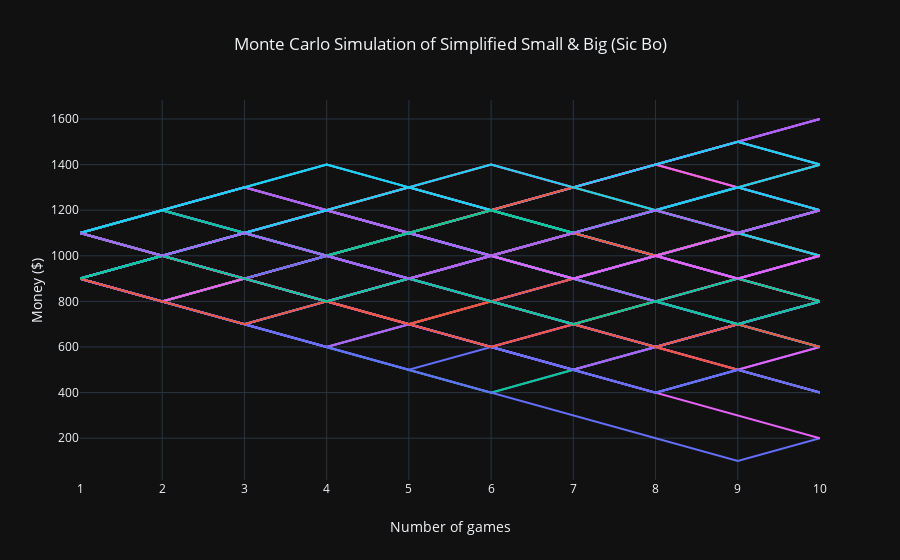

The notebook cell this image was saved under:
### Code cell
pyo.iplot(go.Figure(data, layout),config={'displayModeBar': False})

### Figure 1 — Plotly figure (JSON) as saved in the notebook; plotly's stock layout.template omitted (floating-point values rounded to 4 significant figures)
{"data": [{"hoverinfo": "none", "mode": "lines", "type": "scatter", "uid": "f528d824-d3c6-4851-ba7d-b95da05589d4", "x": [1, 2, 3, 4, 5, 6, 7, 8, 9, 10], "y": [900, 800, 700, 800, 700, 600, 700, 800, 700, 800]}, {"hoverinfo": "none", "mode": "lines", "type": "scatter", "uid": "dcd23c49-72d4-4fb4-94b3-f4ed46e02b30", "x": [1, 2, 3, 4, 5, 6, 7, 8, 9, 10], "y": [900, 800, 900, 800, 900, 1000, 900, 1000, 1100, 1200]}, {"hoverinfo": "none", "mode": "lines", "type": "scatter", "uid": "e967dff5-62f2-4b8e-8388-dbe65a2c6a61", "x": [1, 2, 3, 4, 5, 6, 7, 8, 9, 10], "y": [900, 800, 700, 600, 700, 800, 700, 600, 700, 600]}, {"hoverinfo": "none", "mode": "lines", "type": "scatter", "uid": "099c2049-6516-42e7-8dcf-94d175e115a7", "x": [1, 2, 3, 4, 5, 6, 7, 8, 9, 10], "y": [1100, 1000, 1100, 1000, 900, 800, 900, 1000, 1100, 1000]}, {"hoverinfo": "none", "mode": "lines", "type": "scatter", "uid": "16212441-dd69-4ad3-a369-2d7f1f7acc6a", "x": [1, 2, 3, 4, 5, 6, 7, 8, 9, 10], "y": [900, 800, 900, 1000, 1100, 1200, 1300, 1400, 1500, 1400]}, {"hoverinfo": "none", "mode": "lines", "type": "scatter", "uid": "4824b062-5946-4bbc-9ff6-35375c208cda", "x": [1, 2, 3, 4, 5, 6, 7, 8, 9, 10], "y": [1100, 1200, 1300, 1200, 1100, 1200, 1300, 1400, 1500, 1600]}, {"hoverinfo": "none", "mode": "lines", "type": "scatter", "uid": "f264513a-9bf1-4ed2-920d-536e19fc4cf5", "x": [1, 2, 3, 4, 5, 6, 7, 8, 9, 10], "y": [900, 1000, 900, 800, 900, 1000, 900, 1000, 1100, 1200]}, {"hoverinfo": "none", "mode": "lines", "type": "scatter", "uid": "56b64832-e128-45c0-b7aa-bd098ab4eff4", "x": [1, 2, 3, 4, 5, 6, 7, 8, 9, 10], "y": [1100, 1200, 1100, 1200, 1300, 1400, 1300, 1400, 1300, 1200]}, {"hoverinfo": "none", "mode": "lines", "type": "scatter", "uid": "47d4eb9f-ae44-41f3-bc06-d8b994be9c35", "x": [1, 2, 3, 4, 5, 6, 7, 8, 9, 10], "y": [900, 1000, 900, 800, 900, 800, 700, 600, 700, 800]}, {"hoverinfo": "none", "mode": "lines", "type": "scatter", "uid": "db30c845-9533-4108-a33d-3efde611070a", "x": [1, 2, 3, 4, 5, 6, 7, 8, 9, 10], "y": [1100, 1200, 1100, 1000, 900, 800, 700, 600, 500, 400]}, {"hoverinfo": "none", "mode": "lines", "type": "scatter", "uid": "2261ce1f-7190-4a7d-996f-ec75fa3afc23", "x": [1, 2, 3, 4, 5, 6, 7, 8, 9, 10], "y": [900, 800, 900, 1000, 1100, 1200, 1100, 1000, 1100, 1200]}, {"hoverinfo": "none", "mode": "lines", "type": "scatter", "uid": "2c220ea6-efb2-4704-a99b-12d7a6857a14", "x": [1, 2, 3, 4, 5, 6, 7, 8, 9, 10], "y": [1100, 1200, 1100, 1000, 1100, 1000, 1100, 1000, 900, 1000]}, {"hoverinfo": "none", "mode": "lines", "type": "scatter", "uid": "18075a1f-a650-45b7-844d-650d2803f37c", "x": [1, 2, 3, 4, 5, 6, 7, 8, 9, 10], "y": [1100, 1000, 900, 800, 900, 800, 700, 800, 700, 800]}, {"hoverinfo": "none", "mode": "lines", "type": "scatter", "uid": "24723d73-80d4-41b3-b23b-0510cf653637", "x": [1, 2, 3, 4, 5, 6, 7, 8, 9, 10], "y": [900, 800, 900, 800, 700, 600, 500, 600, 500, 400]}, {"hoverinfo": "none", "mode": "lines", "type": "scatter", "uid": "95e6b028-b0f2-4399-9e77-63543bbb0bdb", "x": [1, 2, 3, 4, 5, 6, 7, 8, 9, 10], "y": [1100, 1200, 1300, 1200, 1300, 1200, 1300, 1400, 1500, 1400]}, {"hoverinfo": "none", "mode": "lines", "type": "scatter", "uid": "46dec107-2b01-444c-a4a5-7e0365a001df", "x": [1, 2, 3, 4, 5, 6, 7, 8, 9, 10], "y": [900, 800, 700, 600, 500, 400, 500, 600, 700, 800]}, {"hoverinfo": "none", "mode": "lines", "type": "scatter", "uid": "cbe2db2d-55f0-40bc-8749-ed60099c334f", "x": [1, 2, 3, 4, 5, 6, 7, 8, 9, 10], "y": [1100, 1000, 900, 1000, 900, 800, 700, 600, 700, 600]}, {"hoverinfo": "none", "mode": "lines", "type": "scatter", "uid": "1f09e489-5003-49d6-a4e5-56aa98f258a6", "x": [1, 2, 3, 4, 5, 6, 7, 8, 9, 10], "y": [900, 1000, 900, 1000, 1100, 1200, 1300, 1400, 1500, 1600]}, {"hoverinfo": "none", "mode": "lines", "type": "scatter", "uid": "f2ec6309-2c4e-4088-b332-0cec509f06c0", "x": [1, 2, 3, 4, 5, 6, 7, 8, 9, 10], "y": [1100, 1000, 900, 800, 700, 600, 500, 400, 500, 600]}, {"hoverinfo": "none", "mode": "lines", "type": "scatter", "uid": "b07954c7-906d-4302-8bfd-327409162e9e", "x": [1, 2, 3, 4, 5, 6, 7, 8, 9, 10], "y": [900, 1000, 1100, 1200, 1100, 1000, 1100, 1000, 1100, 1000]}, {"hoverinfo": "none", "mode": "lines", "type": "scatter", "uid": "d0f0b6c1-4cff-4833-a2ac-71036eb57e86", "x": [1, 2, 3, 4, 5, 6, 7, 8, 9, 10], "y": [900, 1000, 1100, 1200, 1300, 1200, 1300, 1200, 1100, 1000]}, {"hoverinfo": "none", "mode": "lines", "type": "scatter", "uid": "39aa05cd-5217-44c3-84dd-621f0f1b7439", "x": [1, 2, 3, 4, 5, 6, 7, 8, 9, 10], "y": [900, 1000, 1100, 1000, 900, 1000, 1100, 1200, 1100, 1200]}, {"hoverinfo": "none", "mode": "lines", "type": "scatter", "uid": "a74d543a-54b8-48fc-99ca-72ff820f64d1", "x": [1, 2, 3, 4, 5, 6, 7, 8, 9, 10], "y": [1100, 1000, 1100, 1000, 1100, 1000, 900, 1000, 1100, 1200]}, {"hoverinfo": "none", "mode": "lines", "type": "scatter", "uid": "eae6dca6-2ac4-4e83-a026-4ce8fd835053", "x": [1, 2, 3, 4, 5, 6, 7, 8, 9, 10], "y": [1100, 1000, 1100, 1000, 1100, 1200, 1100, 1200, 1300, 1200]}, {"hoverinfo": "none", "mode": "lines", "type": "scatter", "uid": "ace892a1-f3cb-4509-be34-340b5f7a2e49", "x": [1, 2, 3, 4, 5, 6, 7, 8, 9, 10], "y": [900, 800, 900, 800, 700, 800, 900, 1000, 900, 800]}, {"hoverinfo": "none", "mode": "lines", "type": "scatter", "uid": "8b850152-0712-4c11-b144-4e322a810a67", "x": [1, 2, 3, 4, 5, 6, 7, 8, 9, 10], "y": [900, 1000, 900, 800, 700, 800, 700, 800, 900, 800]}, {"hoverinfo": "none", "mode": "lines", "type": "scatter", "uid": "9dbc7e4a-6384-4c49-9f99-ca66252e65ee", "x": [1, 2, 3, 4, 5, 6, 7, 8, 9, 10], "y": [900, 1000, 900, 1000, 1100, 1000, 1100, 1000, 1100, 1200]}, {"hoverinfo": "none", "mode": "lines", "type": "scatter", "uid": "36c96693-a63a-4e48-973e-553652298d21", "x": [1, 2, 3, 4, 5, 6, 7, 8, 9, 10], "y": [1100, 1000, 900, 800, 700, 800, 900, 800, 700, 600]}, {"hoverinfo": "none", "mode": "lines", "type": "scatter", "uid": "2d283b9c-e1c1-4bbc-a412-2f696f44c44e", "x": [1, 2, 3, 4, 5, 6, 7, 8, 9, 10], "y": [900, 800, 700, 800, 900, 800, 700, 800, 700, 800]}, {"hoverinfo": "none", "mode": "lines", "type": "scatter", "uid": "f6cb0ccc-b620-454a-b9c2-8fbee44c2876", "x": [1, 2, 3, 4, 5, 6, 7, 8, 9, 10], "y": [1100, 1000, 900, 800, 900, 800, 700, 600, 500, 600]}, {"hoverinfo": "none", "mode": "lines", "type": "scatter", "uid": "15a359b3-0f6e-44cf-87f1-c564614d5acf", "x": [1, 2, 3, 4, 5, 6, 7, 8, 9, 10], "y": [900, 1000, 900, 1000, 900, 1000, 900, 1000, 1100, 1200]}, {"hoverinfo": "none", "mode": "lines", "type": "scatter", "uid": "a1737304-bbd0-4dc7-b802-c083cd96c3fd", "x": [1, 2, 3, 4, 5, 6, 7, 8, 9, 10], "y": [900, 1000, 900, 1000, 1100, 1000, 1100, 1200, 1100, 1200]}, {"hoverinfo": "none", "mode": "lines", "type": "scatter", "uid": "0233d389-832d-4b79-967a-51132eef7e3b", "x": [1, 2, 3, 4, 5, 6, 7, 8, 9, 10], "y": [900, 800, 700, 600, 500, 400, 500, 600, 700, 800]}, {"hoverinfo": "none", "mode": "lines", "type": "scatter", "uid": "763c0f7d-72b6-4c7c-b146-3e4aeabf7e33", "x": [1, 2, 3, 4, 5, 6, 7, 8, 9, 10], "y": [900, 1000, 900, 800, 700, 600, 700, 800, 900, 1000]}, {"hoverinfo": "none", "mode": "lines", "type": "scatter", "uid": "ba00f717-79d4-4d44-8a22-28055dcbbb69", "x": [1, 2, 3, 4, 5, 6, 7, 8, 9, 10], "y": [1100, 1200, 1100, 1200, 1100, 1000, 1100, 1000, 900, 800]}, {"hoverinfo": "none", "mode": "lines", "type": "scatter", "uid": "44d52c0a-a960-4ddf-84c2-58306ab398cd", "x": [1, 2, 3, 4, 5, 6, 7, 8, 9, 10], "y": [1100, 1200, 1300, 1200, 1300, 1400, 1300, 1400, 1500, 1400]}, {"hoverinfo": "none", "mode": "lines", "type": "scatter", "uid": "055afd5e-e09c-4707-94f7-69770c34223b", "x": [1, 2, 3, 4, 5, 6, 7, 8, 9, 10], "y": [1100, 1000, 900, 800, 700, 600, 500, 600, 700, 600]}, {"hoverinfo": "none", "mode": "lines", "type": "scatter", "uid": "6a6e3576-301c-4230-b3e0-5df0468714c8", "x": [1, 2, 3, 4, 5, 6, 7, 8, 9, 10], "y": [1100, 1200, 1300, 1200, 1300, 1200, 1300, 1400, 1300, 1200]}, {"hoverinfo": "none", "mode": "lines", "type": "scatter", "uid": "70742f51-4549-4077-9b3d-d54913081539", "x": [1, 2, 3, 4, 5, 6, 7, 8, 9, 10], "y": [900, 1000, 900, 1000, 1100, 1000, 1100, 1200, 1300, 1200]}, {"hoverinfo": "none", "mode": "lines", "type": "scatter", "uid": "475e6b9a-f467-4f67-a1aa-dd33e55654ea", "x": [1, 2, 3, 4, 5, 6, 7, 8, 9, 10], "y": [1100, 1200, 1300, 1200, 1100, 1200, 1100, 1000, 900, 800]}, {"hoverinfo": "none", "mode": "lines", "type": "scatter", "uid": "cc6eca5a-8274-4dd2-bcf4-8ce1996f7c84", "x": [1, 2, 3, 4, 5, 6, 7, 8, 9, 10], "y": [1100, 1000, 1100, 1000, 1100, 1000, 1100, 1000, 1100, 1200]}, {"hoverinfo": "none", "mode": "lines", "type": "scatter", "uid": "f1dfd3ea-57c6-41eb-a3d1-d5bc020773da", "x": [1, 2, 3, 4, 5, 6, 7, 8, 9, 10], "y": [900, 1000, 1100, 1200, 1300, 1200, 1100, 1000, 1100, 1000]}, {"hoverinfo": "none", "mode": "lines", "type": "scatter", "uid": "a20cf22d-a97b-4d5b-b272-535350f3c4c7", "x": [1, 2, 3, 4, 5, 6, 7, 8, 9, 10], "y": [900, 800, 700, 800, 900, 1000, 900, 800, 700, 600]}, {"hoverinfo": "none", "mode": "lines", "type": "scatter", "uid": "03d58384-da45-410e-8d09-8e3034b58072", "x": [1, 2, 3, 4, 5, 6, 7, 8, 9, 10], "y": [900, 1000, 900, 1000, 900, 800, 700, 600, 500, 400]}, {"hoverinfo": "none", "mode": "lines", "type": "scatter", "uid": "15213aff-aebb-4c06-ac3a-a4ce0e643060", "x": [1, 2, 3, 4, 5, 6, 7, 8, 9, 10], "y": [1100, 1200, 1100, 1200, 1100, 1000, 1100, 1200, 1300, 1400]}, {"hoverinfo": "none", "mode": "lines", "type": "scatter", "uid": "fe5b347b-2146-4538-9517-66b8092069ce", "x": [1, 2, 3, 4, 5, 6, 7, 8, 9, 10], "y": [1100, 1200, 1100, 1000, 900, 1000, 1100, 1000, 900, 1000]}, {"hoverinfo": "none", "mode": "lines", "type": "scatter", "uid": "683285df-cd72-46c0-b75b-2b2e95d48c5d", "x": [1, 2, 3, 4, 5, 6, 7, 8, 9, 10], "y": [900, 1000, 1100, 1200, 1100, 1200, 1100, 1000, 1100, 1200]}, {"hoverinfo": "none", "mode": "lines", "type": "scatter", "uid": "ff9e3b32-5862-494b-a200-078f0b95b2c0", "x": [1, 2, 3, 4, 5, 6, 7, 8, 9, 10], "y": [1100, 1000, 900, 1000, 1100, 1000, 900, 800, 900, 800]}, {"hoverinfo": "none", "mode": "lines", "type": "scatter", "uid": "16daa0fe-9f31-4890-9ff3-40edaaa30e4c", "x": [1, 2, 3, 4, 5, 6, 7, 8, 9, 10], "y": [1100, 1200, 1100, 1000, 1100, 1200, 1100, 1000, 1100, 1200]}, {"hoverinfo": "none", "mode": "lines", "type": "scatter", "uid": "1f2fb583-6b8f-417d-abeb-b1f1c88df0d0", "x": [1, 2, 3, 4, 5, 6, 7, 8, 9, 10], "y": [900, 1000, 900, 1000, 900, 800, 900, 1000, 900, 800]}, {"hoverinfo": "none", "mode": "lines", "type": "scatter", "uid": "e5722c07-3699-4dfc-927a-37b1c47873ba", "x": [1, 2, 3, 4, 5, 6, 7, 8, 9, 10], "y": [900, 1000, 1100, 1000, 1100, 1200, 1100, 1000, 1100, 1000]}, {"hoverinfo": "none", "mode": "lines", "type": "scatter", "uid": "5d674101-c959-46b8-943c-e1f996732c4e", "x": [1, 2, 3, 4, 5, 6, 7, 8, 9, 10], "y": [1100, 1000, 900, 800, 700, 600, 500, 600, 700, 800]}, {"hoverinfo": "none", "mode": "lines", "type": "scatter", "uid": "b5767f43-eb53-43e6-95fb-c6da9b2afd19", "x": [1, 2, 3, 4, 5, 6, 7, 8, 9, 10], "y": [1100, 1000, 900, 800, 900, 800, 700, 600, 700, 600]}, {"hoverinfo": "none", "mode": "lines", "type": "scatter", "uid": "f9ec633b-2f4d-4340-95fc-2445abaf9014", "x": [1, 2, 3, 4, 5, 6, 7, 8, 9, 10], "y": [900, 800, 700, 600, 700, 600, 700, 600, 700, 800]}, {"hoverinfo": "none", "mode": "lines", "type": "scatter", "uid": "bb62a496-8bcd-474a-87ac-1730c81192a1", "x": [1, 2, 3, 4, 5, 6, 7, 8, 9, 10], "y": [900, 800, 700, 600, 500, 400, 300, 200, 100, 200]}, {"hoverinfo": "none", "mode": "lines", "type": "scatter", "uid": "bb5376cd-9e00-4817-97cb-0f9470c08806", "x": [1, 2, 3, 4, 5, 6, 7, 8, 9, 10], "y": [900, 1000, 900, 800, 900, 800, 900, 1000, 900, 800]}, {"hoverinfo": "none", "mode": "lines", "type": "scatter", "uid": "78ce4110-4442-4f3a-89dd-b4e01c51bf8a", "x": [1, 2, 3, 4, 5, 6, 7, 8, 9, 10], "y": [900, 800, 700, 800, 900, 1000, 900, 1000, 1100, 1000]}, {"hoverinfo": "none", "mode": "lines", "type": "scatter", "uid": "81ce97f5-7a44-4d75-a931-a045de63ebf7", "x": [1, 2, 3, 4, 5, 6, 7, 8, 9, 10], "y": [900, 1000, 1100, 1200, 1100, 1200, 1300, 1400, 1500, 1600]}, {"hoverinfo": "none", "mode": "lines", "type": "scatter", "uid": "699b4776-b340-41a5-9e0e-4acaa2fcc23b", "x": [1, 2, 3, 4, 5, 6, 7, 8, 9, 10], "y": [900, 800, 700, 800, 700, 600, 500, 400, 500, 400]}, {"hoverinfo": "none", "mode": "lines", "type": "scatter", "uid": "ae2a9a21-e5fb-4613-8ecc-6d791f1989de", "x": [1, 2, 3, 4, 5, 6, 7, 8, 9, 10], "y": [900, 800, 900, 1000, 900, 800, 900, 1000, 900, 1000]}, {"hoverinfo": "none", "mode": "lines", "type": "scatter", "uid": "e21a8b72-ee5b-4853-b698-08dd202d5ee3", "x": [1, 2, 3, 4, 5, 6, 7, 8, 9, 10], "y": [900, 800, 700, 800, 900, 800, 900, 1000, 900, 1000]}, {"hoverinfo": "none", "mode": "lines", "type": "scatter", "uid": "9b1bcbcb-8936-41ea-b093-60d8aafc7a9a", "x": [1, 2, 3, 4, 5, 6, 7, 8, 9, 10], "y": [1100, 1000, 900, 1000, 900, 800, 700, 800, 900, 800]}, {"hoverinfo": "none", "mode": "lines", "type": "scatter", "uid": "cb4b9fb9-96b7-48de-85c7-73ac2eb01f55", "x": [1, 2, 3, 4, 5, 6, 7, 8, 9, 10], "y": [900, 800, 900, 1000, 900, 1000, 1100, 1000, 1100, 1200]}, {"hoverinfo": "none", "mode": "lines", "type": "scatter", "uid": "2af64816-20e9-41d7-8831-1f25f3e632dd", "x": [1, 2, 3, 4, 5, 6, 7, 8, 9, 10], "y": [900, 1000, 1100, 1200, 1100, 1200, 1300, 1400, 1500, 1600]}, {"hoverinfo": "none", "mode": "lines", "type": "scatter", "uid": "b93a70ee-3860-4ada-93c4-1c7c9b01d19d", "x": [1, 2, 3, 4, 5, 6, 7, 8, 9, 10], "y": [1100, 1000, 1100, 1000, 900, 1000, 900, 1000, 1100, 1000]}, {"hoverinfo": "none", "mode": "lines", "type": "scatter", "uid": "17347b88-fc56-4c6d-bb7f-9598d6f89128", "x": [1, 2, 3, 4, 5, 6, 7, 8, 9, 10], "y": [1100, 1000, 900, 1000, 900, 1000, 900, 800, 900, 800]}, {"hoverinfo": "none", "mode": "lines", "type": "scatter", "uid": "b4d1c1f7-5a44-4ece-98b9-af5bf74cb60c", "x": [1, 2, 3, 4, 5, 6, 7, 8, 9, 10], "y": [1100, 1200, 1100, 1200, 1100, 1000, 900, 1000, 1100, 1000]}, {"hoverinfo": "none", "mode": "lines", "type": "scatter", "uid": "efa7009e-5270-4ebf-8e1b-c5f1d46f06c2", "x": [1, 2, 3, 4, 5, 6, 7, 8, 9, 10], "y": [900, 1000, 900, 800, 700, 800, 700, 800, 700, 800]}, {"hoverinfo": "none", "mode": "lines", "type": "scatter", "uid": "3bf20330-3afe-42d2-80da-589b9a498b29", "x": [1, 2, 3, 4, 5, 6, 7, 8, 9, 10], "y": [900, 1000, 1100, 1000, 1100, 1000, 900, 800, 700, 800]}, {"hoverinfo": "none", "mode": "lines", "type": "scatter", "uid": "7709265c-6ac6-42d5-ae08-885a553ece5e", "x": [1, 2, 3, 4, 5, 6, 7, 8, 9, 10], "y": [900, 800, 900, 800, 900, 1000, 900, 1000, 900, 1000]}, {"hoverinfo": "none", "mode": "lines", "type": "scatter", "uid": "49174eca-0aac-42ea-8319-3903e0c599d8", "x": [1, 2, 3, 4, 5, 6, 7, 8, 9, 10], "y": [900, 1000, 1100, 1000, 1100, 1200, 1100, 1200, 1100, 1200]}, {"hoverinfo": "none", "mode": "lines", "type": "scatter", "uid": "3fd7db0a-9c7b-42bd-ad95-fdab7d94a0d0", "x": [1, 2, 3, 4, 5, 6, 7, 8, 9, 10], "y": [1100, 1200, 1300, 1400, 1300, 1200, 1300, 1400, 1300, 1400]}, {"hoverinfo": "none", "mode": "lines", "type": "scatter", "uid": "8c0996bc-70d6-4dfe-b093-56774bdbfe69", "x": [1, 2, 3, 4, 5, 6, 7, 8, 9, 10], "y": [900, 800, 900, 1000, 1100, 1000, 900, 800, 700, 600]}, {"hoverinfo": "none", "mode": "lines", "type": "scatter", "uid": "2c8e9765-cf9f-435f-bf4e-ec3695f8c1c6", "x": [1, 2, 3, 4, 5, 6, 7, 8, 9, 10], "y": [1100, 1000, 900, 800, 700, 800, 900, 1000, 1100, 1000]}, {"hoverinfo": "none", "mode": "lines", "type": "scatter", "uid": "9e226422-40d4-4c97-a1c7-2268b5a48817", "x": [1, 2, 3, 4, 5, 6, 7, 8, 9, 10], "y": [900, 800, 900, 800, 900, 1000, 1100, 1000, 1100, 1200]}, {"hoverinfo": "none", "mode": "lines", "type": "scatter", "uid": "2d3756b0-504a-4b9c-88cb-1bc6a61cae03", "x": [1, 2, 3, 4, 5, 6, 7, 8, 9, 10], "y": [1100, 1200, 1300, 1200, 1100, 1000, 900, 800, 700, 600]}, {"hoverinfo": "none", "mode": "lines", "type": "scatter", "uid": "39a53837-1d28-4ccb-89af-8268735889c0", "x": [1, 2, 3, 4, 5, 6, 7, 8, 9, 10], "y": [1100, 1200, 1300, 1400, 1300, 1200, 1300, 1400, 1500, 1400]}, {"hoverinfo": "none", "mode": "lines", "type": "scatter", "uid": "5c68d21a-d886-41b0-8828-c118817a6e92", "x": [1, 2, 3, 4, 5, 6, 7, 8, 9, 10], "y": [900, 1000, 900, 800, 700, 600, 500, 400, 300, 200]}, {"hoverinfo": "none", "mode": "lines", "type": "scatter", "uid": "a998001a-c05a-4565-b058-2da26b8ea725", "x": [1, 2, 3, 4, 5, 6, 7, 8, 9, 10], "y": [900, 1000, 900, 800, 900, 1000, 900, 1000, 1100, 1200]}, {"hoverinfo": "none", "mode": "lines", "type": "scatter", "uid": "d8eba47a-fce4-4fcb-8c37-ef1959f504d6", "x": [1, 2, 3, 4, 5, 6, 7, 8, 9, 10], "y": [1100, 1000, 1100, 1200, 1100, 1200, 1300, 1200, 1100, 1000]}, {"hoverinfo": "none", "mode": "lines", "type": "scatter", "uid": "3a2ffbf1-910b-44c0-8ca8-1f2e29e3a837", "x": [1, 2, 3, 4, 5, 6, 7, 8, 9, 10], "y": [1100, 1200, 1100, 1200, 1100, 1000, 900, 800, 700, 600]}, {"hoverinfo": "none", "mode": "lines", "type": "scatter", "uid": "a2d13cef-2cae-436c-97a7-f68d3cc10bf0", "x": [1, 2, 3, 4, 5, 6, 7, 8, 9, 10], "y": [900, 800, 700, 600, 700, 600, 500, 400, 500, 400]}, {"hoverinfo": "none", "mode": "lines", "type": "scatter", "uid": "dfea10e3-ecd5-4d6f-bdf5-a27e567a07b4", "x": [1, 2, 3, 4, 5, 6, 7, 8, 9, 10], "y": [1100, 1000, 1100, 1000, 1100, 1000, 1100, 1200, 1100, 1000]}, {"hoverinfo": "none", "mode": "lines", "type": "scatter", "uid": "99a856cb-25ff-4422-a4d1-70f06b003670", "x": [1, 2, 3, 4, 5, 6, 7, 8, 9, 10], "y": [1100, 1200, 1100, 1200, 1100, 1000, 1100, 1200, 1300, 1200]}, {"hoverinfo": "none", "mode": "lines", "type": "scatter", "uid": "9cc78959-28df-40be-bc71-123994a171f1", "x": [1, 2, 3, 4, 5, 6, 7, 8, 9, 10], "y": [1100, 1200, 1100, 1000, 900, 800, 700, 600, 700, 800]}, {"hoverinfo": "none", "mode": "lines", "type": "scatter", "uid": "a8b460f5-46cf-4bbf-ae1d-e5be8be25995", "x": [1, 2, 3, 4, 5, 6, 7, 8, 9, 10], "y": [1100, 1000, 1100, 1000, 1100, 1200, 1100, 1200, 1300, 1400]}, {"hoverinfo": "none", "mode": "lines", "type": "scatter", "uid": "eb3aa669-23cd-454f-89b8-b9c09c77ceef", "x": [1, 2, 3, 4, 5, 6, 7, 8, 9, 10], "y": [1100, 1200, 1100, 1000, 900, 1000, 900, 800, 900, 800]}, {"hoverinfo": "none", "mode": "lines", "type": "scatter", "uid": "f023280e-b603-4bb9-b4f6-95f7bfbf522e", "x": [1, 2, 3, 4, 5, 6, 7, 8, 9, 10], "y": [1100, 1000, 1100, 1200, 1100, 1000, 900, 800, 700, 800]}, {"hoverinfo": "none", "mode": "lines", "type": "scatter", "uid": "907b142a-bc9c-4ece-8ba3-eb5a096d6ff4", "x": [1, 2, 3, 4, 5, 6, 7, 8, 9, 10], "y": [1100, 1200, 1300, 1400, 1300, 1200, 1100, 1200, 1300, 1400]}, {"hoverinfo": "none", "mode": "lines", "type": "scatter", "uid": "8187aeb3-7a22-4191-ac9b-cec0042c7446", "x": [1, 2, 3, 4, 5, 6, 7, 8, 9, 10], "y": [900, 1000, 1100, 1000, 900, 1000, 1100, 1000, 900, 1000]}, {"hoverinfo": "none", "mode": "lines", "type": "scatter", "uid": "49b2abd7-d099-450c-bebf-20392330f9df", "x": [1, 2, 3, 4, 5, 6, 7, 8, 9, 10], "y": [900, 1000, 1100, 1000, 900, 1000, 1100, 1200, 1300, 1200]}, {"hoverinfo": "none", "mode": "lines", "type": "scatter", "uid": "fcb8b802-27d8-402d-8762-f249b88b7a32", "x": [1, 2, 3, 4, 5, 6, 7, 8, 9, 10], "y": [900, 800, 900, 800, 900, 1000, 1100, 1000, 1100, 1200]}, {"hoverinfo": "none", "mode": "lines", "type": "scatter", "uid": "7b142606-b8cc-497d-98b1-268633d0d21c", "x": [1, 2, 3, 4, 5, 6, 7, 8, 9, 10], "y": [1100, 1000, 1100, 1000, 1100, 1200, 1100, 1200, 1100, 1200]}, {"hoverinfo": "none", "mode": "lines", "type": "scatter", "uid": "166b0418-ef0f-460d-82d1-7bbededc7642", "x": [1, 2, 3, 4, 5, 6, 7, 8, 9, 10], "y": [900, 800, 700, 800, 900, 800, 700, 600, 700, 800]}, {"hoverinfo": "none", "mode": "lines", "type": "scatter", "uid": "7ad8db84-369e-4404-81c8-93f3d6271baa", "x": [1, 2, 3, 4, 5, 6, 7, 8, 9, 10], "y": [900, 1000, 1100, 1200, 1300, 1400, 1300, 1200, 1300, 1200]}, {"hoverinfo": "none", "mode": "lines", "type": "scatter", "uid": "6d8105e6-bb6e-4d06-8a21-e079d1f5976c", "x": [1, 2, 3, 4, 5, 6, 7, 8, 9, 10], "y": [900, 800, 900, 800, 900, 1000, 900, 1000, 1100, 1200]}, {"hoverinfo": "none", "mode": "lines", "type": "scatter", "uid": "c181331e-2d6e-4eca-8770-9baa0998f08e", "x": [1, 2, 3, 4, 5, 6, 7, 8, 9, 10], "y": [900, 800, 700, 600, 500, 600, 500, 400, 500, 400]}, {"hoverinfo": "none", "mode": "lines", "type": "scatter", "uid": "b48b388c-7790-4558-9f4c-db00fa0e28b3", "x": [1, 2, 3, 4, 5, 6, 7, 8, 9, 10], "y": [900, 800, 700, 800, 700, 600, 700, 600, 700, 600]}, {"hoverinfo": "none", "mode": "lines", "type": "scatter", "uid": "03dbdd31-73f4-48e4-af76-9891ff65d9bf", "x": [1, 2, 3, 4, 5, 6, 7, 8, 9, 10], "y": [900, 1000, 900, 800, 900, 800, 700, 800, 700, 800]}, {"hoverinfo": "none", "mode": "lines", "type": "scatter", "uid": "33579027-d4b0-48ef-b362-1812eb323d4e", "x": [1, 2, 3, 4, 5, 6, 7, 8, 9, 10], "y": [1100, 1000, 1100, 1000, 900, 1000, 1100, 1200, 1100, 1200]}], "layout": {"showlegend": false, "title": "Monte Carlo Simulation of Simplified Small & Big (Sic Bo)", "xaxis": {"dtick": 1, "title": "Number of games"}, "yaxis": {"title": "Money ($)"}}}
